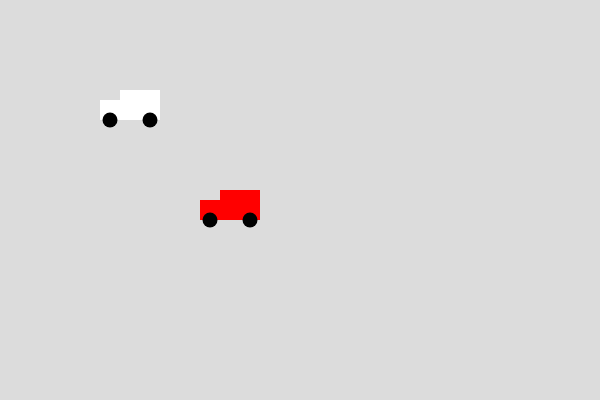
Frame 1 (no input)
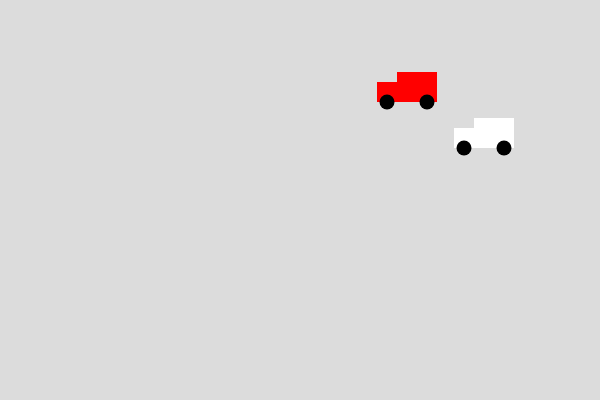
Frame 60 (no input)
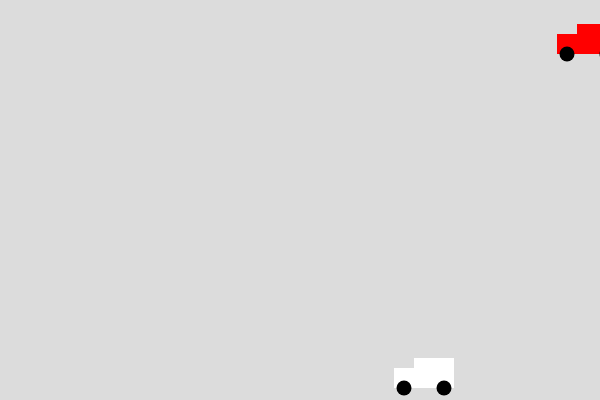
Frame 120 (the mouse pressed at the canvas centre since frame 60)

The p5.js sketch that drew these frames (run headless with seeded random() and noise() and a simulated clock; from frame 60 on, the mouse is pressed at the canvas centre):

// p5.js sketch
// ── sketch.js
/*
DMS210
This is an example for Lab 5 - a simple animation
using functions for code modularity and easy reusability
*/
// start by making two objects with the data we want to use in our functions
let car1 = {
  x: 200,
  y: 200,
  xspeed: 3,
  yspeed: -2,
  col: 'red',
  tireSize: 15,
};
let car2 = {
  x: 100,
  y: 100,
  xspeed: 6,
  yspeed: -4,
  col: 255,
  tireSize: 15,
};
function setup() {
  createCanvas(600, 400);
  // use dot notation to get the values in the object
  car2.tireSize = 35;
  print(car2.tireSize);
}

function draw() {
  background(220);
  // call our functions with our 2 objects as arguments
  car(car1);
  car(car2);
  move(car1);
  bounce(car1);
  move(car2);
  bounce(car2);
}

// these functions take generic objects as parameters
function car(obj) {
  noStroke();
  // use dot notation to get the objects' values
  fill(obj.col);
  rect(obj.x, obj.y, 60, 20);
  rect(obj.x + 20, obj.y - 10, 40, 10);
  fill(0);
  ellipse(obj.x + 10, obj.y + 20, 15, 15);
  ellipse(obj.x + 50, obj.y + 20, 15, 15);
}

function move(obj) {
  // can also use dot notation to set values
  obj.x = obj.x + obj.xspeed;
  obj.y = obj.y + obj.yspeed;
}

function bounce(obj) {
  if (obj.x < 0 || obj.x > width) {
    obj.xspeed = -obj.xspeed;
  }
  if (obj.y < 0 || obj.y > height) {
    obj.yspeed = -obj.yspeed;
  }
}
